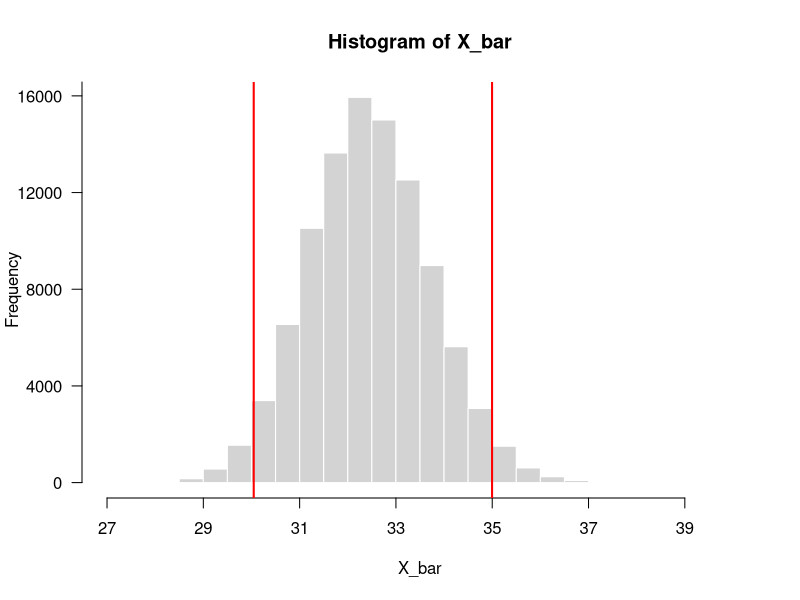

This figure's R source:
#######################
# Muestras aleatorias #
#######################
# 1 Población finita
library(mlbench)
data(PimaIndiansDiabetes2)
BD <- PimaIndiansDiabetes2

dim(BD)

head(BD)
N <- nrow(BD) # Tamaño de la población
n <- 5 # muestra
id <- sample.int(N, n, replace = TRUE)

BD[id, ]

# 2 Población infinita
# Bernoulli
rbinom(100, 1, 0.9) # Bernoulli == Bin(1, p)
# Binomial
rbinom(10, 20, 0.9)
# Normal
rnorm(10, 5, 3)
# Poisson
rpois(20, 10)
# Gamma
rgamma(5, 2, 0.3)


##################
# Media muestral #
##################
x <- as.numeric(na.omit(BD$mass))
length(x)
mean(x)

n <- 30
k <- 100000
X_bar <- rep(NA, k)
for (i in 1:k) {
  X_bar[i] <- mean(sample(x, n, replace = TRUE))
}

# mu
mean(x)
# E(X_bar)
mean(X_bar)

# sigma^2/n
var(x)/n
# Var(X_bar)
var(X_bar)


#        Pero además también tenemos la      #
# Aprox - Distribución de muestreo de X_bar  #
summary(X_bar)
a <- 27
b <- 40
d <- 40000
hist(X_bar, border = "white", xlim = c(a, b), 
     axes = FALSE)
axis(1, seq(a, b, by = 2))
axis(2, seq(0, d, by = d/10), las = 2)
abline(v = quantile(X_bar, probs = c(0.025, 0.975)), col = "red", lwd = 2)


